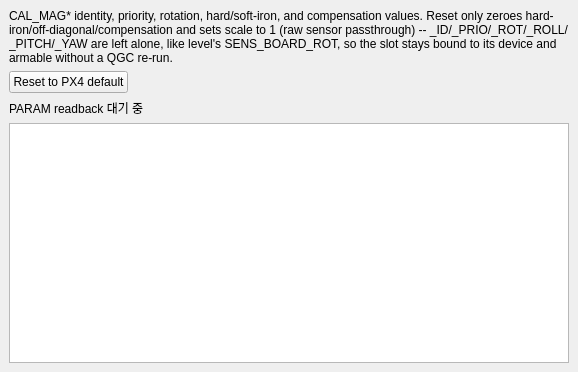
                        <widget class="QWidget" name="widget127">
                          <property name="minimumSize">
                            <size>
                              <width>0</width>
                              <height>0</height>
                            </size>
                          </property>
                          <property name="maximumSize">
                            <size>
                              <width>16777215</width>
                              <height>16777215</height>
                            </size>
                          </property>
                          <layout class="QVBoxLayout" name="layout128" stretch="0,0,0,1">
                            <property name="leftMargin">
                              <number>9</number>
                            </property>
                            <property name="topMargin">
                              <number>9</number>
                            </property>
                            <property name="rightMargin">
                              <number>9</number>
                            </property>
                            <property name="bottomMargin">
                              <number>9</number>
                            </property>
                            <property name="spacing">
                              <number>6</number>
                            </property>
                            <item>
                              <widget class="QLabel" name="widget129">
                                <property name="minimumSize">
                                  <size>
                                    <width>0</width>
                                    <height>0</height>
                                  </size>
                                </property>
                                <property name="maximumSize">
                                  <size>
                                    <width>16777215</width>
                                    <height>16777215</height>
                                  </size>
                                </property>
                                <property name="text">
                                  <string>CAL_MAG* identity, priority, rotation, hard/soft-iron, and compensation values. Reset only zeroes hard-iron/off-diagonal/compensation and sets scale to 1 (raw sensor passthrough) -- _ID/_PRIO/_ROT/_ROLL/_PITCH/_YAW are left alone, like level's SENS_BOARD_ROT, so the slot stays bound to its device and armable without a QGC re-run.</string>
                                </property>
                                <property name="wordWrap">
                                  <bool>true</bool>
                                </property>
                                <property name="alignment">
                                  <set>Qt::AlignLeft|Qt::AlignVCenter</set>
                                </property>
                                <property name="textInteractionFlags">
                                  <set>Qt::LinksAccessibleByMouse</set>
                                </property>
                                <property name="legacyObjectName" stdset="0">
                                  <string>compactContract</string>
                                </property>
                              </widget>
                            </item>
                            <item>
                              <layout class="QHBoxLayout" name="layout130" stretch="0,1">
                                <property name="leftMargin">
                                  <number>0</number>
                                </property>
                                <property name="topMargin">
                                  <number>0</number>
                                </property>
                                <property name="rightMargin">
                                  <number>0</number>
                                </property>
                                <property name="bottomMargin">
                                  <number>0</number>
                                </property>
                                <property name="spacing">
                                  <number>6</number>
                                </property>
                                <item>
                                  <widget class="QPushButton" name="px4_parameter_reset_buttons_right_compass">
                                    <property name="minimumSize">
                                      <size>
                                        <width>0</width>
                                        <height>0</height>
                                      </size>
                                    </property>
                                    <property name="maximumSize">
                                      <size>
                                        <width>16777215</width>
                                        <height>16777215</height>
                                      </size>
                                    </property>
                                    <property name="text">
                                      <string>Reset to PX4 default</string>
                                    </property>
                                    <property name="commandId" stdset="0">
                                      <string>pixhawk.reset_calibration.p2.compass</string>
                                    </property>
                                  </widget>
                                </item>
                                <item>
                                  <spacer name="spacer132">
                                    <property name="orientation">
                                      <enum>Qt::Horizontal</enum>
                                    </property>
                                    <property name="sizeHint">
                                      <size>
                                        <width>0</width>
                                        <height>0</height>
                                      </size>
                                    </property>
                                  </spacer>
                                </item>
                              </layout>
                            </item>
                            <item>
                              <widget class="QLabel" name="px4_parameter_group_status_labels_right_compass">
                                <property name="minimumSize">
                                  <size>
                                    <width>0</width>
                                    <height>0</height>
                                  </size>
                                </property>
                                <property name="maximumSize">
                                  <size>
                                    <width>16777215</width>
                                    <height>16777215</height>
                                  </size>
                                </property>
                                <property name="text">
                                  <string>PARAM readback 대기 중</string>
                                </property>
                                <property name="wordWrap">
                                  <bool>true</bool>
                                </property>
                                <property name="alignment">
                                  <set>Qt::AlignLeft|Qt::AlignVCenter</set>
                                </property>
                                <property name="textInteractionFlags">
                                  <set>Qt::TextSelectableByMouse</set>
                                </property>
                                <property name="legacyObjectName" stdset="0">
                                  <string>statusStrip</string>
                                </property>
                              </widget>
                            </item>
                            <item>
                              <widget class="QTableView" name="px4_parameter_tables_right_compass">
                                <property name="minimumSize">
                                  <size>
                                    <width>0</width>
                                    <height>240</height>
                                  </size>
                                </property>
                                <property name="maximumSize">
                                  <size>
                                    <width>16777215</width>
                                    <height>16777215</height>
                                  </size>
                                </property>
                                <property name="editTriggers">
                                  <set>QAbstractItemView::NoEditTriggers</set>
                                </property>
                                <property name="selectionBehavior">
                                  <enum>QAbstractItemView::SelectRows</enum>
                                </property>
                                <property name="selectionMode">
                                  <enum>QAbstractItemView::ExtendedSelection</enum>
                                </property>
                                <attribute name="verticalHeaderVisible">
                                  <bool>false</bool>
                                </attribute>
                                <attribute name="horizontalHeaderStretchLastSection">
                                  <bool>true</bool>
                                </attribute>
                                <property name="horizontalScrollMode">
                                  <enum>QAbstractItemView::ScrollPerItem</enum>
                                </property>
                                <property name="alternatingRowColors">
                                  <bool>true</bool>
                                </property>
                              </widget>
                            </item>
                          </layout>
                          <attribute name="title">
                            <string>Compass / magnetometer calibration</string>
                          </attribute>
                        </widget>
